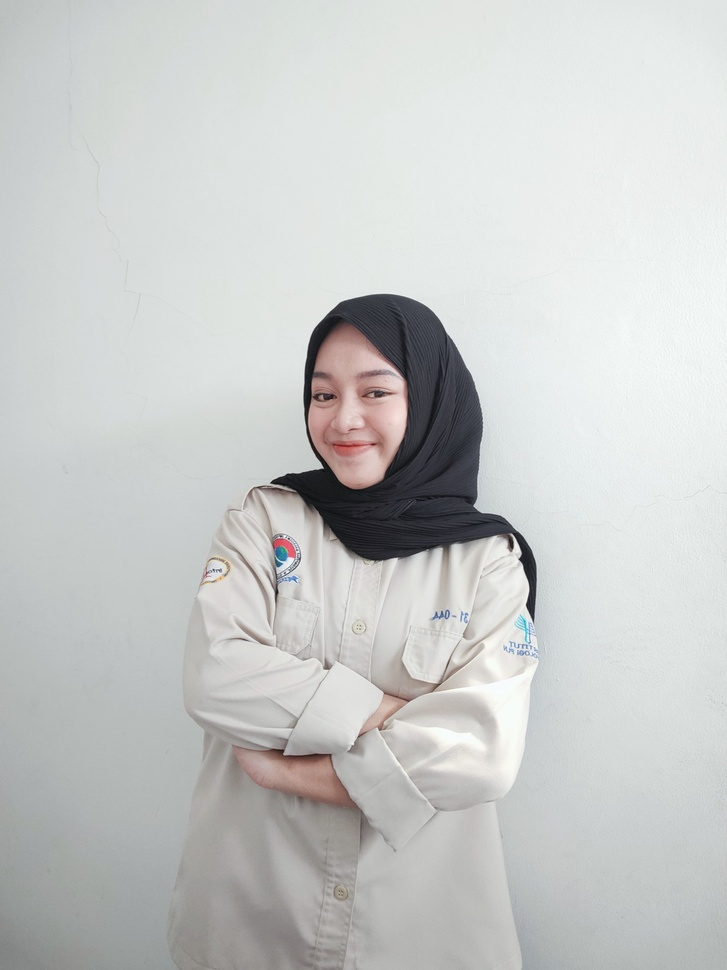
#> input picture rasti4.jpg, 727 x 970 px, shrunk from 3072 x 4096 before the run
$ jupyter execute 'UAS_RASTI(202231044)-checkpoint.ipynb'
#> lines starting #> are read from the running program, lines starting #| are printed output that depends on the picture; after the words box and inside, x2 and y2 are one past the last pixel; in counts of white or black regions, pixels touching at a corner belong together
[cell 1]
#Import library
import cv2
import numpy as np
from matplotlib import pyplot as plt

[cell 2]
# Membaca gambar
image_path = ('rasti4.jpg')
image = cv2.imread(image_path)
#> image is the input picture: shape (970, 727, 3); mean B, G, R 200.6, 201.7, 199.9

[cell 3]
# Mengkonversi gambar ke grayscale
gray_image = cv2.cvtColor(image, cv2.COLOR_BGR2GRAY)

[cell 4]
# Deteksi tepi menggunakan Canny Edge Detection
edges = cv2.Canny(gray_image, 40, 80)
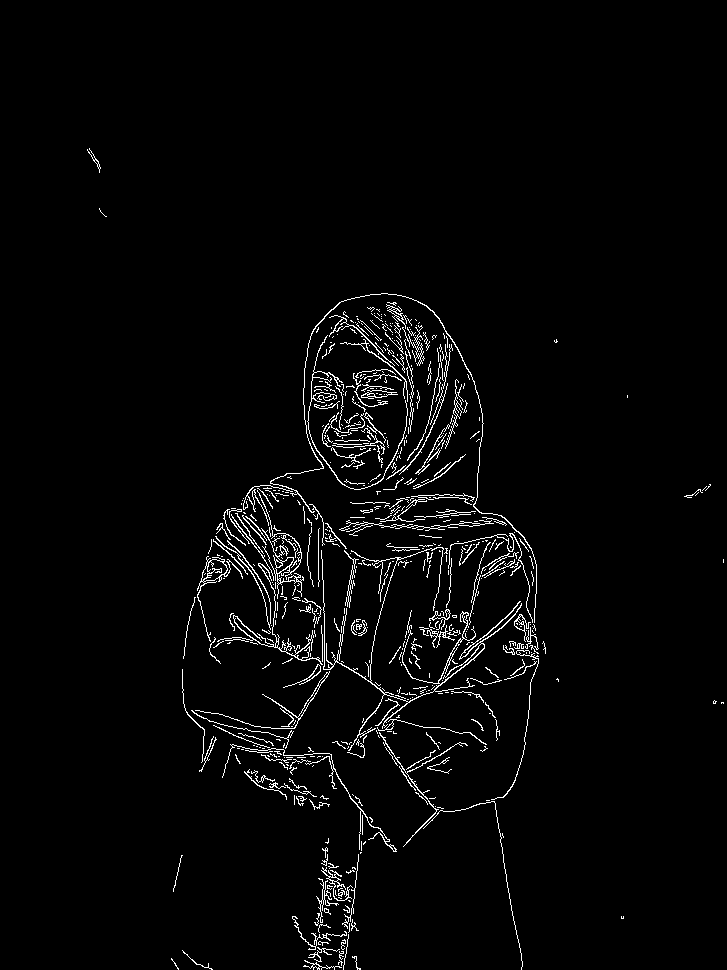
#> edges: shape (970, 727); 2.6% white in thin lines or dots, all inside (x1, y1, x2, y2) = (87, 148, 724, 970)

[cell 5]
# Deteksi kontur
contours, _ = cv2.findContours(edges, cv2.RETR_TREE, cv2.CHAIN_APPROX_SIMPLE)
#> contours = 731 contours, 668 with area under 20; largest, box (x1, y1, x2, y2) and area: (197, 556, 243, 642) 448, (321, 547, 522, 751) 409, (257, 490, 304, 599) 318, (203, 559, 228, 582) 296, (195, 671, 330, 729) 161

# Mengkonversi grayscale ke BGR untuk menggambar warna
contour_image = cv2.cvtColor(gray_image, cv2.COLOR_GRAY2BGR)
cv2.drawContours(contour_image, contours, -1, (0, 255, 0), 2)
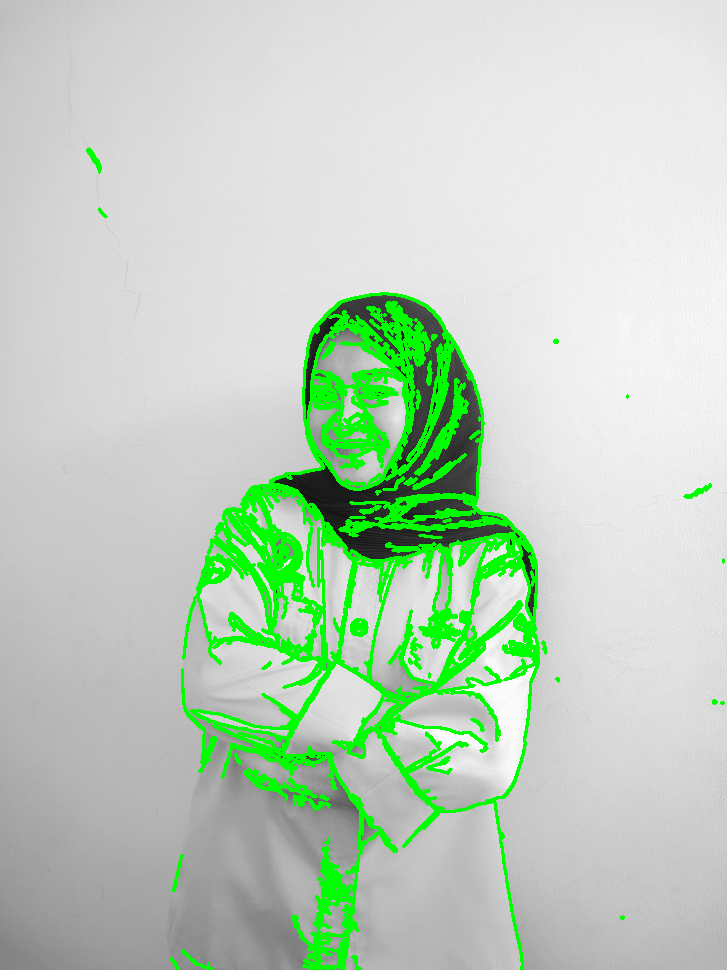
#> contour_image: shape (970, 727, 3); mean B, G, R 189.4, 209.6, 189.4

[cell 6]
#Menampikan output 1
fig, axs = plt.subplots(1, 2, figsize=(10, 5))

axs[0].imshow(cv2.cvtColor(image, cv2.COLOR_BGR2RGB))
axs[0].set_title('Original Image')

axs[1].imshow(edges, cmap='gray')
axs[1].set_title('Canny Edge Detection')

plt.show()
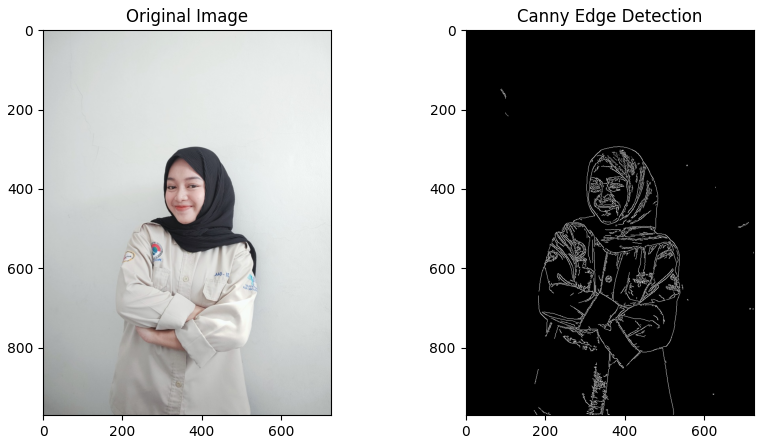
#> figure drawn by matplotlib, 2 panels

[cell 7]
#Menampilkan output 2
fig, axs = plt.subplots(1, 3, figsize=(15, 5))

axs[0].imshow(cv2.cvtColor(image, cv2.COLOR_BGR2RGB))
axs[0].set_title('Original Image')

axs[1].imshow(edges, cmap='gray')
axs[1].set_title('Canny Edge Detection')

axs[2].imshow(cv2.cvtColor(contour_image, cv2.COLOR_BGR2RGB))
axs[2].set_title('Contours Detection')

plt.show()
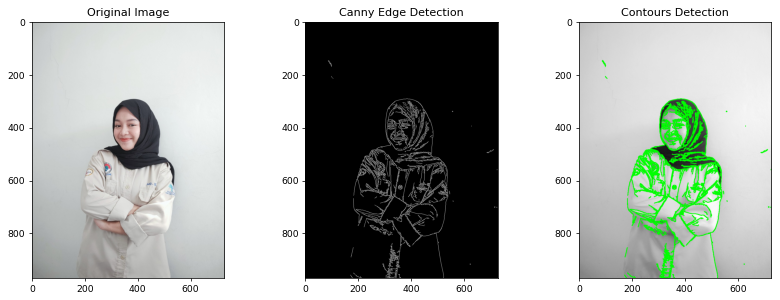
#> figure drawn by matplotlib, 3 panels
